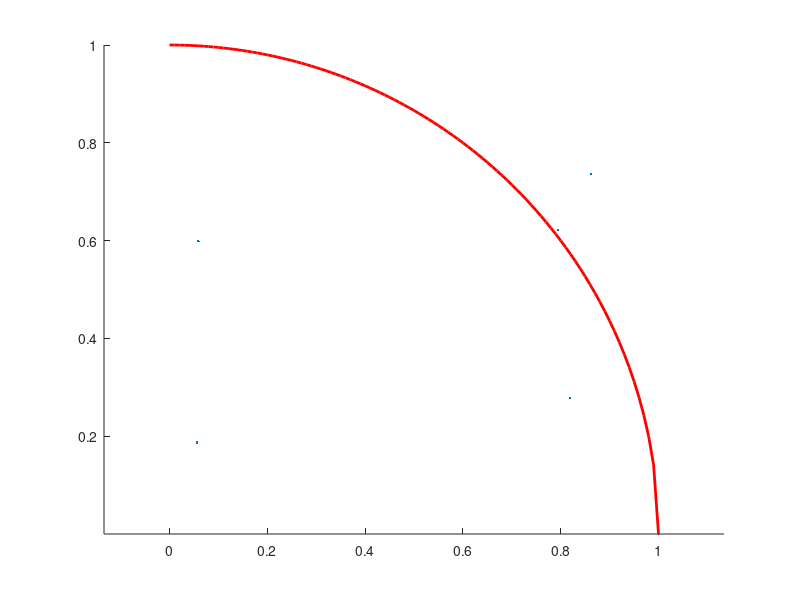

The MATLAB script that drew this image:
# This is in Octave/Matlab

# Estimating the value of PI/4 by sampling n points and calculating the proportion
# of how many fall inside and outside of a quarter-disc inscribed in a square.

n = input('How many points to use for estimation: ');

# plotting the first quadrant of a circle of radius 1
x = 0:0.01:1;
y = sqrt(1 - x .^ 2);

# n random samples
p = rand(2, n);

#setenv('GNUTERM', 'X11');
hold on
axis equal
plot(p(1, :), p(2, :), '.');
plot(x, y, 'r-', 'linewidth', 2);
hold off

# counting how many points end up under the curve (i.e. inside the circle)
hit = sum(p(1,:) .^ 2 + p(2, :) .^ 2 < 1);

# multiply the hit ratio by 4 to get PI
pi = hit / n * 4;

printf('PI estimate: %f\n', pi);
pause();